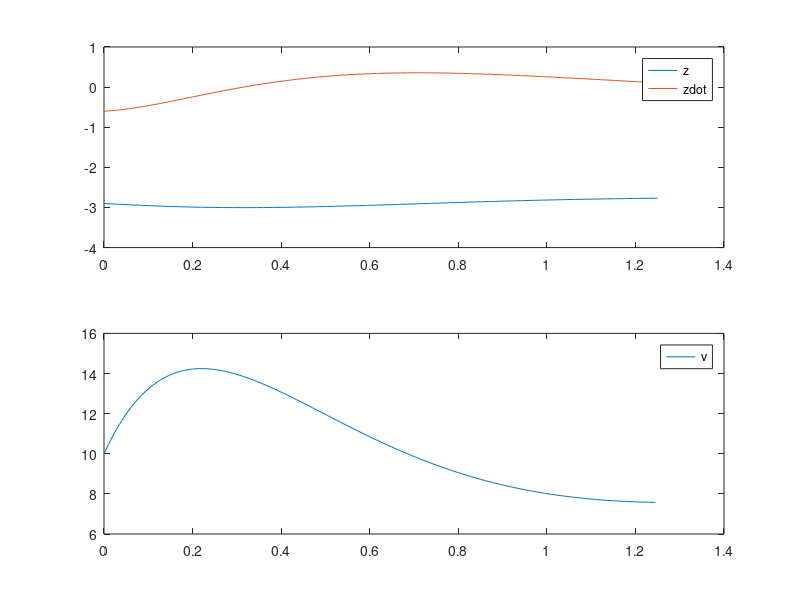

Write MATLAB code to recreate this figure.
function startercode042041
[T,X,U,XFORDISPLAY] = RunSimulation;
PlotResults(T,X,U);
z = mat2str(XFORDISPLAY(1),8)
zdot = mat2str(XFORDISPLAY(2),8)
end

function [actuators,data] = initControlSystem(sensors,references,parameters,data)
%%%%%%%%%%%%%%%%%%
% MODIFY
data.A = [0 1;3 -.5];
data.B = [0;0.5];
data.C = [0, 1]
data.xhat = [0; 0];
data.u = 0;

qC = eye(length(data.A-1));
rC = 8.7;

qO = 7.8;
rO = eye(length(data.A-1));

data.K = lqr(data.A, data.B, qC, rC);
data.L = lqr(data.A', data.C', inv(rO), inv(qO))';
%
%%%%%%%%%%%%%%%%%%
[actuators,data] = runControlSystem(sensors,references,parameters,data);
end

function [actuators,data] = runControlSystem(sensors,references,parameters,data)
%%%%%%%%%%%%%%%%%%
% MODIFY
zE = -3;
vE = -6*zE-8;
u = -data.K * data.xhat;
y = sensors.zdot - 0;
data.xhat=data.xhat+(data.A*data.xhat+data.B*u-data.L*(data.C*data.xhat-y))*parameters.tStep;
actuators.v = u + vE;
%
%%%%%%%%%%%%%%%%%%
end

function [T,X,U,XFORDISPLAY] = RunSimulation
[t,x,tStep,nSteps,nStepsForDisplay] = InitSimulation;
T = t;
X = x;
U = [];
controller.init = @initControlSystem;
controller.run = @runControlSystem;
controller.sensors = GetSensors(t,x);
controller.references = struct;
controller.parameters = struct('tStep',tStep);
controller.data = struct;
[controller.actuators,controller.data] = ...
    controller.init(controller.sensors, ...
                    controller.references, ...
                    controller.parameters, ...
                    controller.data);
for iStep = 1:nSteps
    u = GetInput(controller.actuators);
    [t,x] = ode45(@(t,x) GetXDot(t,x,u),[t t+tStep],x);
    t = t(end);
    x = x(end,:)';
    controller.sensors = GetSensors(t,x);
    [controller.actuators,controller.data] = ...
    controller.run(controller.sensors, ...
                    controller.references, ...
                    controller.parameters, ...
                    controller.data);
    T = [T t];
    X = [X x];
    U = [U u];
    if iStep==nStepsForDisplay
        XFORDISPLAY = x;
    end
end
end

function [t,x,tStep,nSteps,nStepsForDisplay] = InitSimulation
t = 0;
x = [-2.90; -0.60];
tStep = 0.005;
nStepsForDisplay = 25;
nSteps = 250;
end

function u = GetInput(actuators)
u = actuators.v;
end

function sensors = GetSensors(t,x)
sensors.t = t;
sensors.zdot = x(2);
end

function xdot = GetXDot(t,x,u)
xdot = [x(2); (1/2)*(-(1*x(2)+-6*x(1)+-8)+u(1))];
end

function PlotResults(T,X,U)
clf;
subplot(2,1,1);
plot(T,X);
legend('z','zdot');
subplot(2,1,2);
plot(T(1:end-1),U);
legend('v');
end
